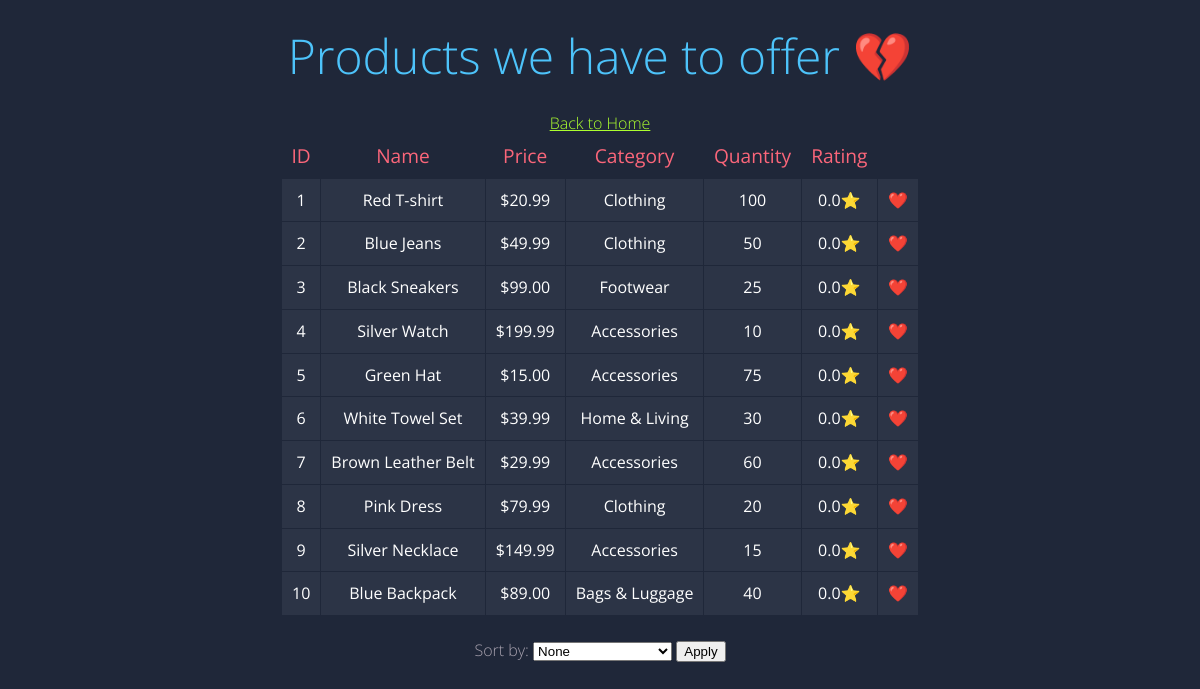
/all_products.php, run on the app's committed database.
### tables this page shows
CREATE TABLE Product (
  Product_ID INT PRIMARY KEY NOT NULL,
  Product_Name VARCHAR(50) NOT NULL,
  Product_Price DECIMAL(10,2) NOT NULL,
  Product_Category VARCHAR(50) NOT NULL,
  Product_Quantity INT NOT NULL,
  Manu_ID INT,
  Avg_Star_Rate DECIMAL(2,1) DEFAULT 0.0,
  FOREIGN KEY (Manu_ID) REFERENCES Manufacturer(Manu_ID)
);

### all_products.php (the view, shortened to what this page needs)
<!DOCTYPE html>
<html>
<head>
	<link rel="stylesheet" href="styles.css">
</head>
<body>
	<div class="container">
		<h1> Products we have to offer 💔</h1>
		<a href="home.html">Back to Home</a>
		<?php
		$servername = "cssql.seattleu.edu";
		$username = "bd_rwidjaja1";
		$password = "3300rwidjaja1-Bvkw";
		$dbname = "bd_rwidjaja1";
		$conn = new mysqli($servername, $username, $password, $dbname);
		$stmt = $conn->prepare("SELECT Product_ID, Product_Name, Product_Price, Product_Category, Product_Quantity, Avg_Star_Rate FROM Product");
		$stmt->execute();
		$stmt->bind_result($product_id, $product_name, $price, $quantity ,$category, $star);
		$products = array();
		while ($stmt->fetch()) {
			$products[] = array(
				'product_id' => $product_id,
				'product_name' => $product_name,
				'price' => $price,
				'quantity' => $quantity,
				'category' => $category,
				'star' => $star
			);
		}
			if (!empty($products)) {
				echo "<table>";
				echo "<thead><tr><th>ID</th><th>Name</th><th>Price</th><th>Category</th><th>Quantity</th><th>Rating</th></tr></thead>";
				echo "<tbody>";
				foreach ($products as $product) {
					echo "<tr>";
					echo "<td>" . $product['product_id'] . "</td>";
					echo "<td>" . $product['product_name'] . "</td>";
					echo "<td>$" . number_format($product['price'], 2) . "</td>";
					echo "<td>" . $product['quantity'] . "</td>";
					echo "<td>" . $product['category'] . "</td>";
					echo "<td>" . $product['star'] . "⭐</td>";
					echo "<td><a href='add_to_wishlist.php?product_id=" . $product["product_id"] . "' class='wishlist-btn'>❤️</a></td>";
					echo "</tr>";
				}
				echo "</tbody>";
				echo "</table>";
			} else {
				echo "<p>No results found for <strong>$search_string</strong></p>";
			}
			?>
			<form action="all_products.php" method="post">
				<br />
				<label for="filter">Sort by:</label>
				<select id="filter" name="filter">
					<option value="">None</option>
				</select>
				<button type="submit">Apply</button>
			</form>
		</div>
</body>
</html>

### styles.css (style rules this page uses)
a { color:greenyellow }
body { font-family: 'Open Sans', sans-serif; font-weight: 300; line-height: 1.42em; color:#A7A1AE; background-color:#1F2739; }
h1 { font-size:3em; font-weight: 300; line-height:1em; text-align: center; color: #4DC3FA; }
table { margin: 0 auto; border-collapse: collapse; }
.wishlist-btn { text-decoration: none; }
.container { margin: 0 auto; text-align: center; }
.container th { background-color: #1F2739; color: #FB667A; font-weight: normal; font-size: 1.2em; padding: 10px; }
.container td { background-color: #2C3446; color: #fff; font-weight: normal; font-size: 1em; padding: 10px; border: 1px solid #1F2739; }

### data on the page
product: Product_ID "1", Product_Name "Red T-shirt", Product_Price "20.99", Product_Category "Clothing", Product_Quantity "100", Avg_Star_Rate "0.0"
product: Product_ID "2", Product_Name "Blue Jeans", Product_Price "49.99", Product_Category "Clothing", Product_Quantity "50", Avg_Star_Rate "0.0"
product: Product_ID "3", Product_Name "Black Sneakers", Product_Price "99.00", Product_Category "Footwear", Product_Quantity "25", Avg_Star_Rate "0.0"
product: Product_ID "4", Product_Name "Silver Watch", Product_Price "199.99", Product_Category "Accessories", Product_Quantity "10", Avg_Star_Rate "0.0"
product: Product_ID "5", Product_Name "Green Hat", Product_Price "15.00", Product_Category "Accessories", Product_Quantity "75", Avg_Star_Rate "0.0"
product: Product_ID "6", Product_Name "White Towel Set", Product_Price "39.99", Product_Category "Home & Living", Product_Quantity "30", Avg_Star_Rate "0.0"
product: Product_ID "7", Product_Name "Brown Leather Belt", Product_Price "29.99", Product_Category "Accessories", Product_Quantity "60", Avg_Star_Rate "0.0"
product: Product_ID "8", Product_Name "Pink Dress", Product_Price "79.99", Product_Category "Clothing", Product_Quantity "20", Avg_Star_Rate "0.0"
product: Product_ID "9", Product_Name "Silver Necklace", Product_Price "149.99", Product_Category "Accessories", Product_Quantity "15", Avg_Star_Rate "0.0"
product: Product_ID "10", Product_Name "Blue Backpack", Product_Price "89.00", Product_Category "Bags & Luggage", Product_Quantity "40", Avg_Star_Rate "0.0"
